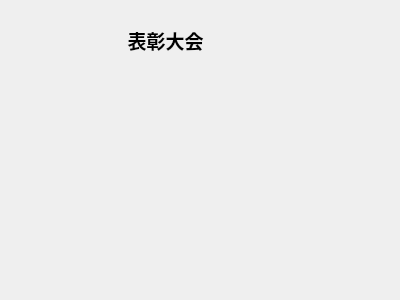
<?xml version="1.0" encoding="UTF-8"?>
<ui version="4.0">
 <class>NoticeDisplay</class>
 <widget class="QWidget" name="NoticeDisplay">
  <property name="geometry">
   <rect>
    <x>0</x>
    <y>0</y>
    <width>400</width>
    <height>300</height>
   </rect>
  </property>
  <property name="font">
   <font>
    <family>微软雅黑</family>
    <pointsize>14</pointsize>
    <weight>75</weight>
    <bold>true</bold>
   </font>
  </property>
  <property name="windowTitle">
   <string>Form</string>
  </property>
  <widget class="QLabel" name="label">
   <property name="geometry">
    <rect>
     <x>100</x>
     <y>10</y>
     <width>131</width>
     <height>61</height>
    </rect>
   </property>
   <property name="sizePolicy">
    <sizepolicy hsizetype="Expanding" vsizetype="Preferred">
     <horstretch>0</horstretch>
     <verstretch>0</verstretch>
    </sizepolicy>
   </property>
   <property name="layoutDirection">
    <enum>Qt::LeftToRight</enum>
   </property>
   <property name="text">
    <string>表彰大会</string>
   </property>
   <property name="alignment">
    <set>Qt::AlignCenter</set>
   </property>
  </widget>
 </widget>
 <resources/>
 <connections/>
</ui>
